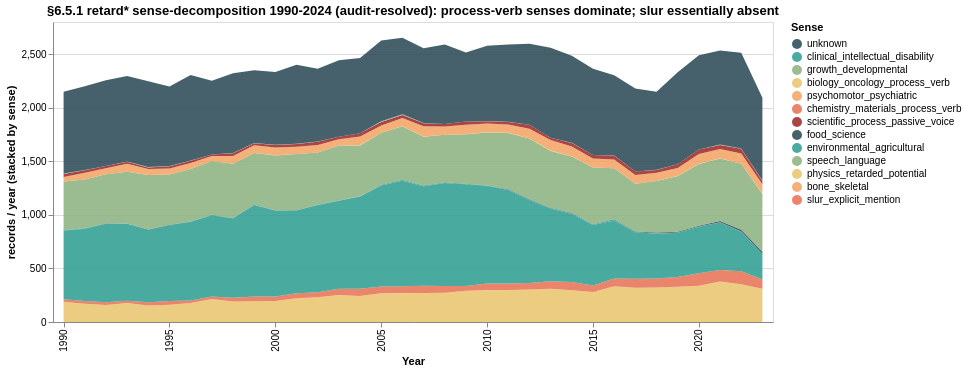

Notebook code cell kept with this figure:
### Code cell
# Stacked area showing all 7 senses across 1990-2023. Process-verb senses
# dominate; slur sense is essentially absent. This is the headline visual
# evidence behind the §6.5.1 audit-resolved interpretation.
# Truncate at _PLOT_YEAR_MAX (2023) — see §1 chart cell for rationale.
_sense_long = (sense_counts[sense_counts.index <= _PLOT_YEAR_MAX].reset_index()
                            .melt(id_vars='year', var_name='sense', value_name='records')
                            .sort_values(['year', 'sense']))
# Order: scientific senses first (largest), clinical compound middle, slur last
_sense_order = (sense_counts.sum(axis=0)
                            .sort_values(ascending=False).index.tolist())
_palette = ['#264653', '#2a9d8f', '#8ab17d', '#e9c46a',
            '#f4a261', '#e76f51', '#9d2424']
_sense_chart = alt.Chart(_sense_long).mark_area(opacity=0.85).encode(
    x=alt.X('year:O', title='Year', axis=alt.Axis(values=list(range(1990, 2025, 5)), labelOverlap=True)),
    y=alt.Y('records:Q', title='records / year (stacked by sense)', stack='zero'),
    color=alt.Color('sense:N', sort=_sense_order, title='Sense',
                     scale=alt.Scale(domain=_sense_order, range=_palette[:len(_sense_order)])),
    order=alt.Order('sense:N', sort='ascending'),
    tooltip=['year:O', 'sense:N', 'records:Q'],
).properties(width=720, height=300,
    title='§6.5.1 retard* sense-decomposition 1990-2024 (audit-resolved): process-verb senses dominate; slur essentially absent')
_sense_chart

### Figure 1 — Vega-Lite specification as saved in the notebook (floating-point values rounded to 4 significant figures; data arrays with more than 128 entries replaced by an {"elided": "..."} marker saying what was removed)
{"config": {"view": {"continuousWidth": 300, "continuousHeight": 300}}, "data": {"name": "data-3f31b2df67df26d9054099f062996e03"}, "mark": {"type": "area", "opacity": 0.85}, "encoding": {"color": {"field": "sense", "scale": {"domain": ["unknown", "clinical_intellectual_disability", "growth_developmental", "biology_oncology_process_verb", "psychomotor_psychiatric", "chemistry_materials_process_verb", "scientific_process_passive_voice", "food_science", "environmental_agricultural", "speech_language", "physics_retarded_potential", "bone_skeletal", "slur_explicit_mention"], "range": ["#264653", "#2a9d8f", "#8ab17d", "#e9c46a", "#f4a261", "#e76f51", "#9d2424"]}, "sort": ["unknown", "clinical_intellectual_disability", "growth_developmental", "biology_oncology_process_verb", "psychomotor_psychiatric", "chemistry_materials_process_verb", "scientific_process_passive_voice", "food_science", "environmental_agricultural", "speech_language", "physics_retarded_potential", "bone_skeletal", "slur_explicit_mention"], "title": "Sense", "type": "nominal"}, "order": {"field": "sense", "sort": "ascending", "type": "nominal"}, "tooltip": [{"field": "year", "type": "ordinal"}, {"field": "sense", "type": "nominal"}, {"field": "records", "type": "quantitative"}], "x": {"axis": {"labelOverlap": true, "values": [1990, 1995, 2000, 2005, 2010, 2015, 2020]}, "field": "year", "title": "Year", "type": "ordinal"}, "y": {"field": "records", "stack": "zero", "title": "records / year (stacked by sense)", "type": "quantitative"}}, "height": 300, "title": "§6.5.1 retard* sense-decomposition 1990-2024 (audit-resolved): process-verb senses dominate; slur essentially absent", "width": 720, "$schema": "https://vega.github.io/schema/vega-lite/v6.4.1.json", "datasets": {"data-3f31b2df67df26d9054099f062996e03": {"elided": "442 records"}}}
